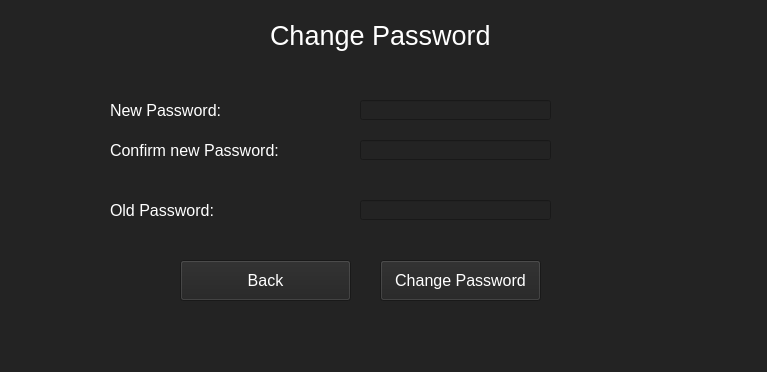
<?xml version="1.0" encoding="UTF-8"?>
<ui version="4.0">
 <class>MainWindow</class>
 <widget class="QMainWindow" name="MainWindow">
  <property name="geometry">
   <rect>
    <x>0</x>
    <y>0</y>
    <width>767</width>
    <height>372</height>
   </rect>
  </property>
  <property name="windowTitle">
   <string>MainWindow</string>
  </property>
  <property name="styleSheet">
   <string notr="true">background-color: rgb(35, 35, 35);</string>
  </property>
  <widget class="QWidget" name="centralwidget">
   <widget class="QLabel" name="headline">
    <property name="geometry">
     <rect>
      <x>270</x>
      <y>10</y>
      <width>221</width>
      <height>51</height>
     </rect>
    </property>
    <property name="font">
     <font>
      <pointsize>20</pointsize>
     </font>
    </property>
    <property name="styleSheet">
     <string notr="true">color: rgb(255, 255, 255);</string>
    </property>
    <property name="text">
     <string>Change Password</string>
    </property>
   </widget>
   <widget class="QLabel" name="label_pwd">
    <property name="geometry">
     <rect>
      <x>110</x>
      <y>100</y>
      <width>211</width>
      <height>21</height>
     </rect>
    </property>
    <property name="font">
     <font>
      <pointsize>12</pointsize>
     </font>
    </property>
    <property name="styleSheet">
     <string notr="true">color: rgb(255, 255, 255);</string>
    </property>
    <property name="text">
     <string>New Password:</string>
    </property>
   </widget>
   <widget class="QLabel" name="label_con_new_pwd">
    <property name="geometry">
     <rect>
      <x>110</x>
      <y>130</y>
      <width>211</width>
      <height>41</height>
     </rect>
    </property>
    <property name="font">
     <font>
      <pointsize>12</pointsize>
     </font>
    </property>
    <property name="styleSheet">
     <string notr="true">color: rgb(255, 255, 255);</string>
    </property>
    <property name="text">
     <string>Confirm new Password:</string>
    </property>
   </widget>
   <widget class="QLabel" name="label_old_pwd">
    <property name="geometry">
     <rect>
      <x>110</x>
      <y>190</y>
      <width>211</width>
      <height>41</height>
     </rect>
    </property>
    <property name="font">
     <font>
      <pointsize>12</pointsize>
     </font>
    </property>
    <property name="styleSheet">
     <string notr="true">color: rgb(255, 255, 255);</string>
    </property>
    <property name="text">
     <string>Old Password:</string>
    </property>
   </widget>
   <widget class="QLineEdit" name="box_pwd">
    <property name="geometry">
     <rect>
      <x>360</x>
      <y>100</y>
      <width>191</width>
      <height>20</height>
     </rect>
    </property>
   </widget>
   <widget class="QLineEdit" name="box_con_pwd">
    <property name="geometry">
     <rect>
      <x>360</x>
      <y>140</y>
      <width>191</width>
      <height>20</height>
     </rect>
    </property>
   </widget>
   <widget class="QLineEdit" name="box_old_pwd">
    <property name="geometry">
     <rect>
      <x>360</x>
      <y>200</y>
      <width>191</width>
      <height>20</height>
     </rect>
    </property>
   </widget>
   <widget class="QPushButton" name="btn_chn_pwd">
    <property name="geometry">
     <rect>
      <x>380</x>
      <y>260</y>
      <width>161</width>
      <height>41</height>
     </rect>
    </property>
    <property name="font">
     <font>
      <pointsize>12</pointsize>
     </font>
    </property>
    <property name="styleSheet">
     <string notr="true">QPushButton {
	color: rgb(255, 255, 255);
	background-color: rgb(35, 35, 35);
}
QPushButton:hover {
	background-color: rgb(85, 170, 255);
}</string>
    </property>
    <property name="text">
     <string>Change Password</string>
    </property>
   </widget>
   <widget class="QPushButton" name="btn_back">
    <property name="geometry">
     <rect>
      <x>180</x>
      <y>260</y>
      <width>171</width>
      <height>41</height>
     </rect>
    </property>
    <property name="font">
     <font>
      <pointsize>12</pointsize>
     </font>
    </property>
    <property name="styleSheet">
     <string notr="true">QPushButton {
	color: rgb(255, 255, 255);
	background-color: rgb(35, 35, 35);
}
QPushButton:hover {
	background-color: rgb(85, 170, 255);
}</string>
    </property>
    <property name="text">
     <string>Back</string>
    </property>
   </widget>
  </widget>
  <widget class="QMenuBar" name="menubar">
   <property name="geometry">
    <rect>
     <x>0</x>
     <y>0</y>
     <width>767</width>
     <height>26</height>
    </rect>
   </property>
  </widget>
  <widget class="QStatusBar" name="statusbar"/>
 </widget>
 <resources/>
 <connections/>
</ui>
